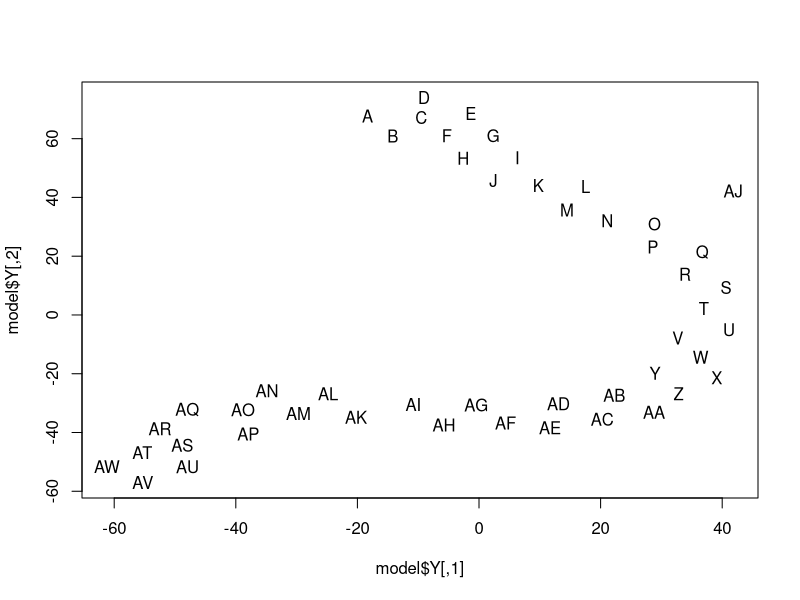

Source code (R):
library(Rtsne) # load t-SNE library

# Read data
data <- read.table(file="data.csv", header=T, sep=",", skip=0) # read data
# Fit model
model <- Rtsne(t(data), dims=2, perplexity=10, verbose=T, pca=TRUE, max_iter = 1000) # Run TSNE method=Barnes-Hut
# Plot results
plot(model$Y, type="n")
text(model$Y[, 1], model$Y[, 2], labels=colnames(data), cex=1, col="black")
